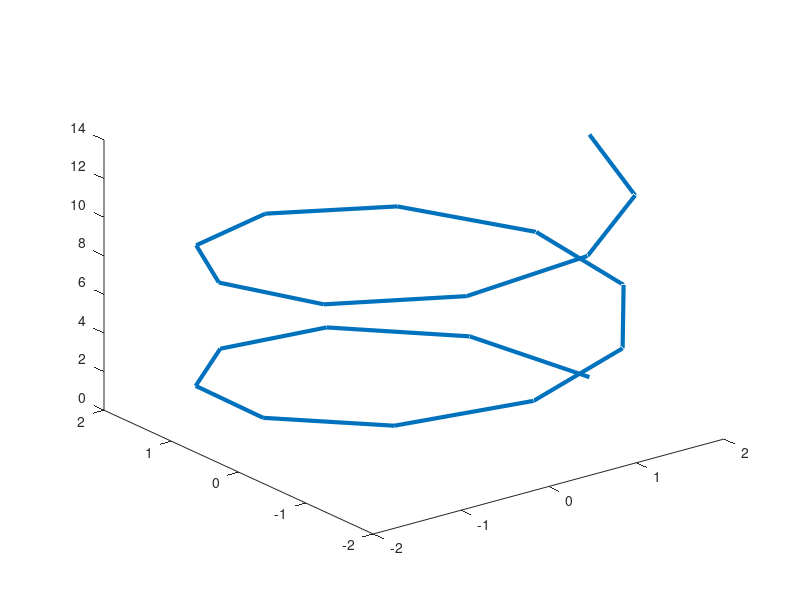

MATLAB code for this plot: (Note: this script raises an error after producing the figure.)
clear
close all
clc

%% Data Creation

% Time Vector
T = linspace(0, 4*pi, 20);

% Data 1
R1 = 2;
X1 = R1 * cos(T);
Y1 = R1 * sin(T);
Z1 = T;

% Data 2
R2 = 4;
X2 = R2 * cos(T);
Y2 = R2 * sin(T);
Z2 = sin(T);

%% Plotting
plot3(X1, Y1, Z1, 'LineWidth', 3)
text(X1, Y1, Z1, string(T))
xlabel('X')
ylabel('Y')
zlabel('Z')

hold on
plot3(X2, Y2, Z2, 'LineWidth', 3)
text(X2, Y2, Z2, string(T))
grid on
grid minor
